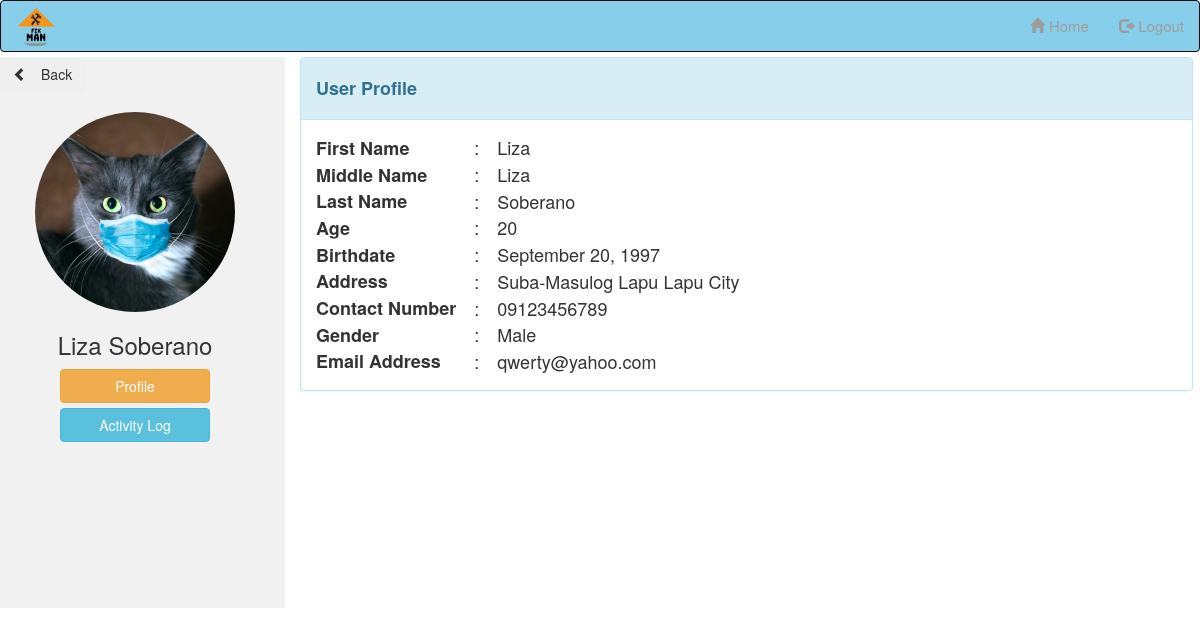
The app's page /admin/viewuserprofile.php?userid=1000002 (signed in) with its own data.
### tables this page shows
CREATE TABLE `users` (
  `userid` int(11) NOT NULL,
  `fname` varchar(50) NOT NULL,
  `mname` varchar(50) NOT NULL,
  `lname` varchar(50) NOT NULL,
  `age` int(11) NOT NULL,
  `bdate` date NOT NULL,
  `address` varchar(50) NOT NULL,
  `contactno` varchar(50) NOT NULL,
  `gender` varchar(50) NOT NULL,
  `username` varchar(50) NOT NULL,
  `password` varchar(50) NOT NULL,
  `email` varchar(50) NOT NULL,
  `user_type` varchar(50) NOT NULL,
  `profilepix` varchar(200) NOT NULL,
  `code` varchar(10) NOT NULL,
  `status` varchar(50) NOT NULL
);

### admin/viewuserprofile.php (the view, shortened to what this page needs)
 <?php
	include('../config.php');
		$userid = $_GET['userid'];
		$users = mysqli_query($database, "SELECT * FROM users WHERE userid = '$userid'");
    while ($user = mysqli_fetch_array($users))
    {
        $fname = $user['fname'];
        $mname = $user['mname'];
        $lname = $user['lname'];
        $age = $user['age'];
        $newbdate = date('F d, Y', strtotime($user['bdate']));
        $address = $user['address'];
        $contactno = $user['contactno'];
        $gender = $user['gender'];
        $profilepix = $user['profilepix'];
        $email = $user['email'];
    }
?>
<!DOCTYPE html>
<html>
<head>
		  <link rel="stylesheet" href="https://maxcdn.bootstrapcdn.com/bootstrap/3.4.1/css/bootstrap.min.css">
</head>
<body>
<?php include('adminheader.php')?>
<div class="row" style="margin-top:-15px">
  <div class="col-sm-3" style="width:300px !important;background-color:#F1F1F1;height:551px">
    <button class="btn btn-light" onclick="location.href='adminviewusers.php';"/><span class="glyphicon glyphicon-chevron-left">&nbsp</span>Back</button>
      <center><div class="img_div">
          <br>
          <img src="../profilepix/<?php echo $profilepix ?>" style="width:200px;height:200px;border-radius:100px">
          <h3><?php echo $fname ?> <?php echo $lname ?></h3>
          <a class="btn btn-warning" href="viewuserprofile.php?userid=<?php echo$userid ?>" style="width:150px;margin-bottom:5px">Profile</a>
          <a class="btn btn-info" href="useractivitylog.php?userid=<?php echo$userid ?>" style="width:150px;margin-bottom:5px">Activity Log</a>
        </div></center>
  </div>
  <div class="col-sm-9">
      <div class="panel-group" id="accordion" role="tablist" aria-multiselectable="true">
          <div class="panel panel-info">
            <div class="panel-heading" role="tab" id="headingOne">
              <h4 class="panel-title">
                  <h4><b>User Profile</b></h4>
              </h4>
            </div>
            <div align="left" id="collapseOne" class="panel-collapse collapse in" role="tabpanel" aria-labelledby="headingOne">
              <div class="panel-body">
                <table style="font-size:1.2em">
                <tr>
                  <td><b>First Name</b></td>
                  <td>&emsp;: </td>
                  <td>&emsp;<?php echo$fname?></td>
                </tr>
                <tr>
                  <td><b>Middle Name</b></td>
                  <td>&emsp;: </td>
                  <td>&emsp;<?php echo$mname?></td>
                </tr>
                <tr>
                  <td><b>Last Name</b></td>
                  <td>&emsp;: </td>
                  <td>&emsp;<?php echo$lname?></td>
                </tr>
                <tr>
                  <td><b>Age</b></td>
                  <td>&emsp;: </td>
                  <td>&emsp;<?php echo$age?></td>
                </tr>
                <tr>
                  <td><b>Birthdate</b></td>
                  <td>&emsp;: </td>
                  <td>&emsp;<?php echo$newbdate?></td>
                </tr>
                <tr>
                  <td><b>Address</b></td>
                  <td>&emsp;: </td>
                  <td>&emsp;<?php echo$address?></td>
                </tr>
                <tr>
                  <td><b>Contact Number</b></td>
                  <td>&emsp;: </td>
                  <td>&emsp;<?php echo$contactno?></td>
                </tr>
                <tr>
                  <td><b>Gender</b></td>
                  <td>&emsp;: </td>
                  <td>&emsp;<?php echo$gender?></td>
                </tr>
                <tr>
                  <td><b>Email Address</b></td>
                  <td>&emsp;: </td>
                  <td>&emsp;<?php echo$email?></td>
                </tr>
              </table>
              </div>
            </div>
          </div>
        </div>
  </div>
</div>
</body>
</html>

### admin/viewuserprofile.php (style rules this page uses)
body { font-family: Century Gothic, Arial, sans-serif, !important; height: auto; background-position: center; background-repeat: no-repeat; background-size: cover; font-size: 1.5em !important; }

### records on screen
users: profilepix (picture), fname "Liza", lname "Soberano", mname "Liza", age "20", bdate "September 20, 1997", address "Suba-Masulog Lapu Lapu City", contactno "09123456789", gender "Male", email "qwerty@yahoo.com"
